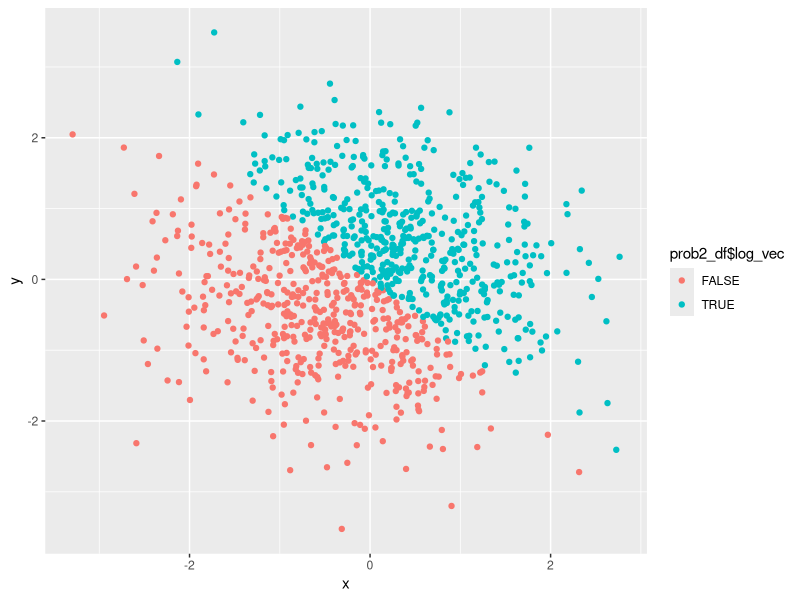
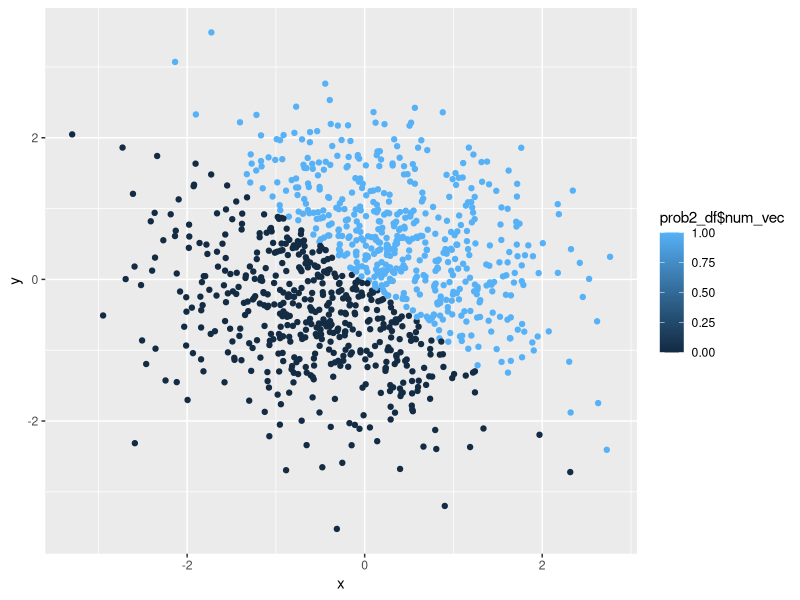
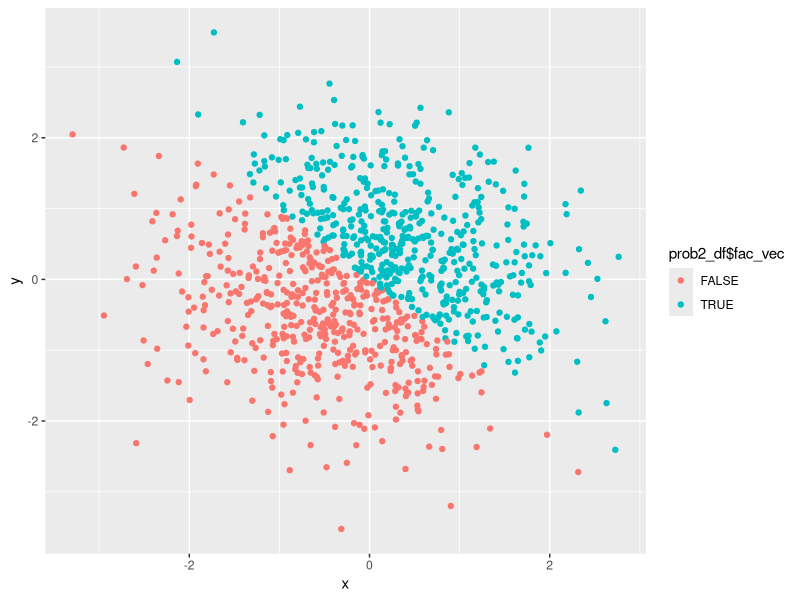
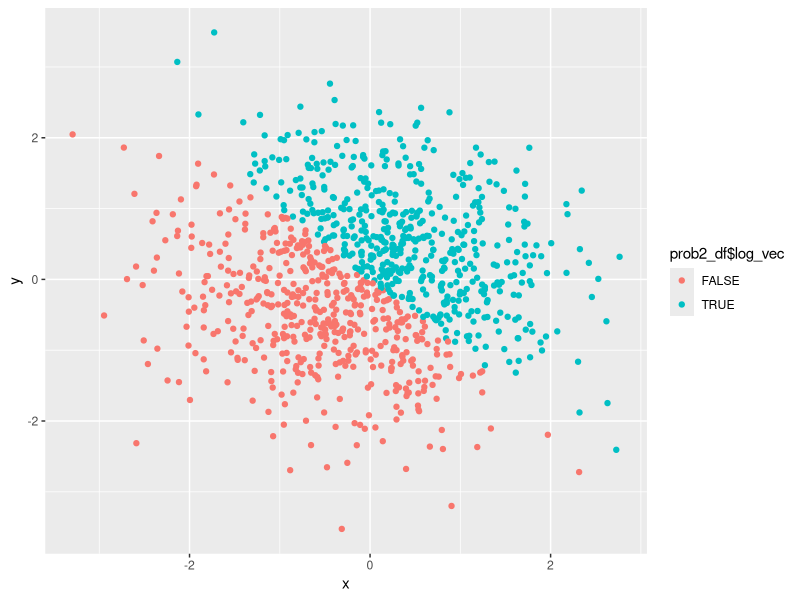

The R script that drew these images, in order:
## ---- chunk 1
library(tidyverse)

prob1_df = tibble(
  rand_samp = runif(10, min = 0, max = 5),
  log_vec = rand_samp > 2,
  char_vec = LETTERS[1:10],
  fac_vec = factor(LETTERS[1:10])
)
## ---- chunk 2

mean_rand_samp <- mean(prob1_df$rand_samp)
mean_log_vec <- mean(prob1_df$log_vec)
mean_char_vec <- mean(prob1_df$char_vec)
mean_fac_vec <- mean(prob1_df$fac_vec)
## ---- chunk 3

char_to_fac <- as.factor(prob1_df$char_vec)
as.numeric(char_to_fac)

fac_to_char <- as.character(prob1_df$fac_vec)
as.numeric(fac_to_char)
## ---- chunk 4

library(tidyverse)

prob2_df = tibble(
  x = rnorm(1000),
  y = rnorm(1000),
  log_vec = (x + y > 0),
  num_vec = as.numeric(log_vec),
  fac_vec = as.factor(log_vec)
)
## ---- chunk 5

plot_1 = ggplot(prob2_df, aes(x = x, y = y)) +
  geom_point(aes(color = prob2_df$log_vec))
plot_1
## ---- chunk 6

plot_2 = ggplot(prob2_df, aes(x = x, y = y)) +
  geom_point(aes(color = prob2_df$num_vec))
plot_2
## ---- chunk 7

plot_3 = ggplot(prob2_df, aes(x = x, y = y)) +
  geom_point(aes(color = prob2_df$fac_vec))
plot_3
## ---- chunk 8
ggsave("scatterplot_log_vec.pdf", plot = plot_1, height = 4, width = 6)
